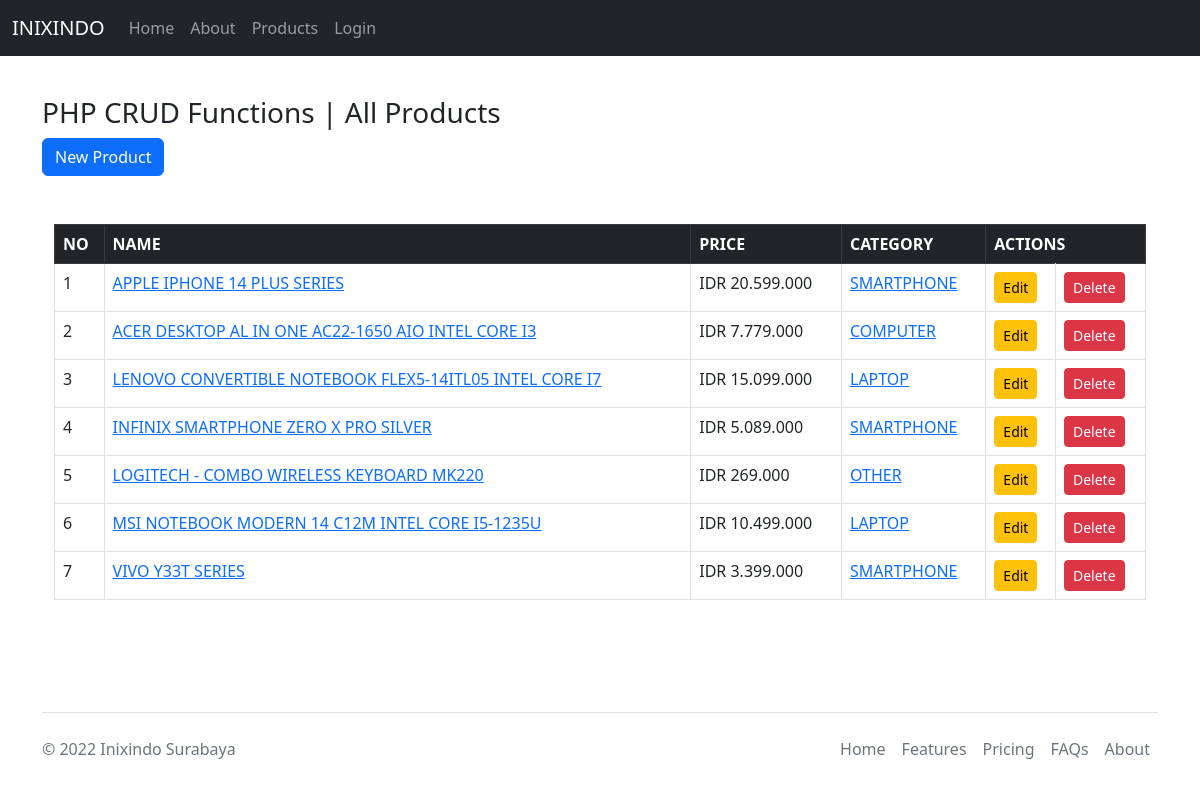
The page /product_index.php on the database its author committed.
### tables this page shows
CREATE TABLE `products` (
  `id` int(15) NOT NULL,
  `name` varchar(70) NOT NULL,
  `price` decimal(10,0) NOT NULL,
  `description` text DEFAULT NULL,
  `category` varchar(50) NOT NULL,
  `created_at` timestamp NOT NULL DEFAULT current_timestamp()
);

### product_index.php (the view, shortened to what this page needs)
</head>
<?php
include "./layouts/headers.php";
include_once "./config/dbconfig.php";
?>
<body>
    <?php include "./layouts/navbar.php"; ?>
    <div class="container mt-5 mb-5 py-5">
        <div>
            <h3>PHP CRUD Functions | All Products</h3>
        </div>
        <div>
            <a href="http://localhost/webphp/product_create.php" class="btn btn-md btn-primary">New Product</a>
        </div>
        <div class="container mt-5">
            <table class="table table-bordered table-hover">
                <thead>
                    <tr class="table-dark">
                        <th>NO</th>
                        <th>NAME</th>
                        <th>PRICE</th>
                        <th>CATEGORY</th>
                        <th colspan="2">ACTIONS</th>
                    </tr>
                </thead>
                <?php
                $sql_query = "SELECT * FROM products ORDER BY id DESC";
                $result_set = mysqli_query($con, $sql_query);
                $seq = 1;
                while ($row = mysqli_fetch_row($result_set)) {
                ?>
                    <tbody>
                        <tr>
                            <td><?php echo $seq; ?></td>
                            <td><a href="javascript:view_id('<?php echo $row[0]; ?>')" class="text-primary"><?php echo $row[1]; ?></a></td>
                            <td><?php echo "IDR " . number_format($row[2], 0, ",", ".") ?></td>
                            <td><a href="javascript:view_category('<?php echo $row[4]; ?>')" class="text-primary"><?php echo $row[4]; ?></a></td>
                            <td>
                                <a href="javascript:edit_id('<?php echo $row[0]; ?>')" class="btn btn-sm btn-warning">Edit</a>
                            </td>
                            <td>
                                <a href="javascript:delete_id('<?php echo $row[0]; ?>')" class="btn btn-sm btn-danger">Delete</a>
                            </td>
                        </tr>
                    </tbody>
                <?php
                    $seq++;
                }
                ?>
            </table>
        </div>
    </div>
</body>
<?php
include "./layouts/footer.php";
?>

### layouts/headers.php (shortened to what this page needs)
<!DOCTYPE html>
<html lang="en">
<head>
    <link rel="stylesheet" href="https://cdn.jsdelivr.net/npm/bootstrap@5.2.3/dist/css/bootstrap.min.css">

### layouts/navbar.php (shortened to what this page needs)
<nav class="navbar navbar-expand-lg navbar-dark bg-dark fixed-top">
    <div class="container-fluid">
        <a class="navbar-brand" href="http://localhost/webphp/home.php">INIXINDO</a>
        <div class="collapse navbar-collapse" id="navbarSupportedContent">
            <ul class="navbar-nav me-auto mb-2 mb-lg-0">
                <li class="nav-item">
                    <a class="nav-link" href="http://localhost/webphp/home.php">Home</a>
                </li>
                <li class="nav-item">
                    <a class="nav-link" href="http://localhost/webphp/about.php">About</a>
                </li>
                <li class="nav-item">
                    <a class="nav-link" href="http://localhost/webphp/product_index.php">Products</a>
                </li>
                <li class="nav-item">
                    <a class="nav-link" href="http://localhost/webphp/auth/user_login.php">Login</a>
                </li>
            </ul>
        </div>
    </div>
</nav>

### layouts/footer.php
<div class="container">
    <footer class="d-flex flex-wrap justify-content-between align-items-center py-3 my-4 border-top">
        <p class="col-md-4 mb-0 text-muted">&copy; 2022 Inixindo Surabaya</p>
        <ul class="nav col-md-4 justify-content-end">
            <li class="nav-item"><a href="#" class="nav-link px-2 text-muted">Home</a></li>
            <li class="nav-item"><a href="#" class="nav-link px-2 text-muted">Features</a></li>
            <li class="nav-item"><a href="#" class="nav-link px-2 text-muted">Pricing</a></li>
            <li class="nav-item"><a href="#" class="nav-link px-2 text-muted">FAQs</a></li>
            <li class="nav-item"><a href="#" class="nav-link px-2 text-muted">About</a></li>
        </ul>
    </footer>
</div>
</html>

### rows shown on the page
products: name "APPLE IPHONE 14 PLUS SERIES", price "20.599.000", category "SMARTPHONE"
products: name "ACER DESKTOP AL IN ONE AC22-1650 AIO INTEL CORE I3", price "7.779.000", category "COMPUTER"
products: name "LENOVO CONVERTIBLE NOTEBOOK FLEX5-14ITL05 INTEL CORE I7", price "15.099.000", category "LAPTOP"
products: name "INFINIX SMARTPHONE ZERO X PRO SILVER", price "5.089.000", category "SMARTPHONE"
products: name "LOGITECH - COMBO WIRELESS KEYBOARD MK220", price "269.000", category "OTHER"
products: name "MSI NOTEBOOK MODERN 14 C12M INTEL CORE I5-1235U", price "10.499.000", category "LAPTOP"
products: name "VIVO Y33T SERIES", price "3.399.000", category "SMARTPHONE"
